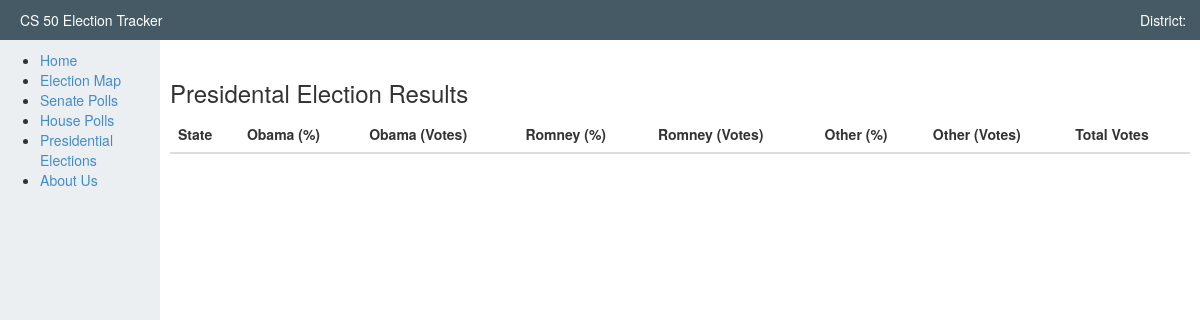
The app's page /polls/president, older data.
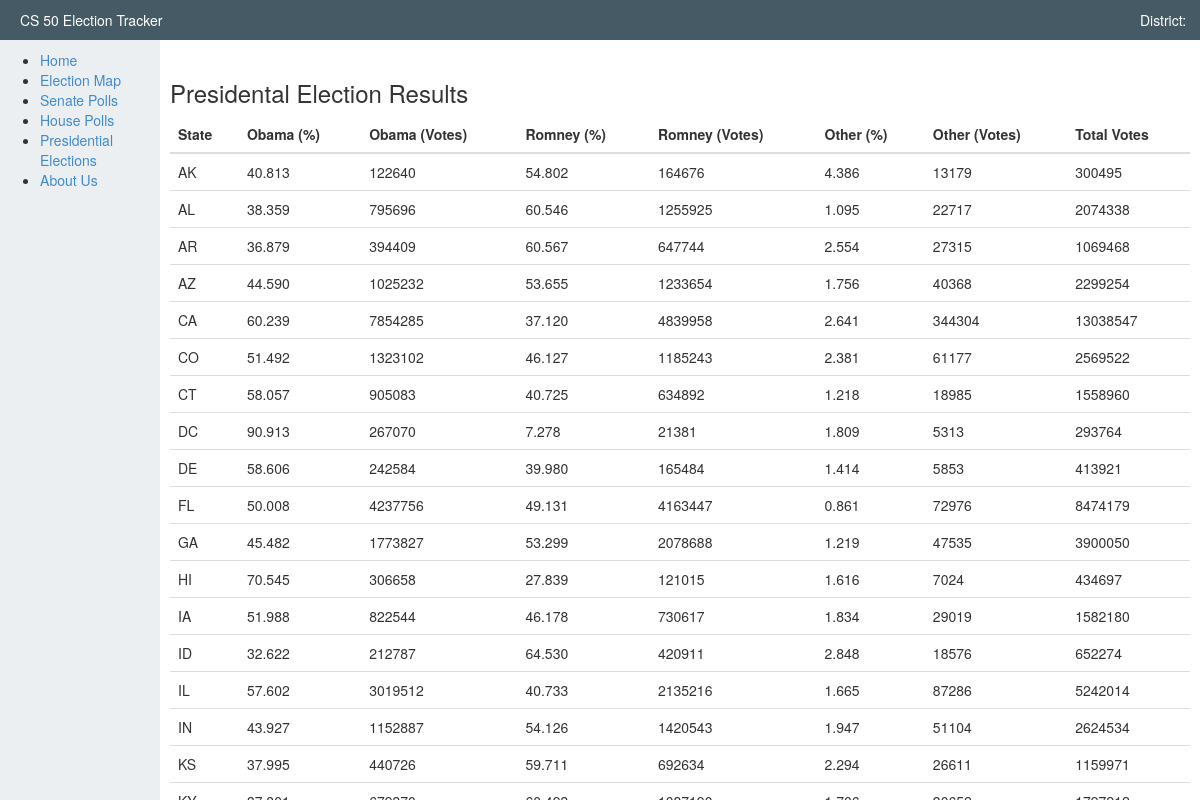
The same page, newer data.
### polls/models.py (models this page shows)
class PresidentElection(models.Model):
    state = models.CharField(max_length=200, blank=True, null=True)
    dem_electoral = models.IntegerField(default=0, blank=True, null=True)
    rep_electoral = models.IntegerField(default=0, blank=True, null=True)
    dem_num = models.IntegerField(default=0, blank=True, null=True)
    rep_num = models.IntegerField(default=0, blank=True, null=True)
    other_num = models.IntegerField(default=0, blank=True, null=True)
    total_num = models.IntegerField(default=0, blank=True, null=True)
    rep_pct = models.DecimalField(decimal_places=3, max_digits= 6, blank=True, null=True)
    dem_pct = models.DecimalField(decimal_places=3, max_digits= 6, blank=True, null=True)
    other_pct = models.DecimalField(decimal_places=3, max_digits= 6, blank=True, null=True)

### polls/views.py (the view)
def president_polls(request):
    from polls.models import PresidentElection
    results = PresidentElection.objects.all().order_by("state")
    return render(request, 'pres_polls.html', {"elect_results" : results})

### templates/pres_polls.html (shortened to what this page needs)
{% extends "home_page.html" %}
{% load staticfiles %}
{% block content %}
    <div>
        <h3>Presidental Election Results</h3>
    </div>
    <div id = "table_space">
        <table id = "poll_table" class= 'table table-hover'>
            <thead>
            <tr>
                <th>State</th>
                <th>Obama (%)</th>
                <th>Obama (Votes)</th>
                <th>Romney (%)</th>
                <th>Romney (Votes)</th>
                <th>Other (%) </th>
                <th>Other (Votes)</th>
                <th>Total Votes</th>
            </tr>
            </thead>
        <tbody>
        {% for election in elect_results %}
        <tr id = "{{election.state}}">
            <td>{{election.state}}</td>
            <td>{{election.dem_pct}}</td>
            <td>{{election.dem_num}}</td>
            <td>{{election.rep_pct}}</td>
            <td>{{election.rep_num}}</td>
            <td>{{election.other_pct}}</td>
            <td>{{election.other_num}}</td>
            <td>{{election.total_num}}</td>
        </tr>
        {% endfor %}
        </tbody>
        </table>
    </div>
{% endblock %}

### templates/home_page.html (shortened to what this page needs)
{% load staticfiles %}
<!DOCTYPE html>
<html lang="en">
  <head>
    <link href="{% static 'css/bootstrap.css' %}" rel="stylesheet">
    <link href="{% static 'css/font-awesome.min.css' %}" rel="stylesheet">
  </head>
  <body>
    <div class="container-fluid">
      <div class="row header">
        <div class="col-md-12">
          <span class = "header-text" id = "page_title"> CS 50 Election Tracker </span>
          <span class="pull-right header-text" >District:&nbsp </span>
        </div>
      </div>
      <div class="main">
        <div id="sidebar">
          <ul>
            <li><a href="/">Home</a></li>
            <li><a href="/maps/">Election Map</a></li>
            <li><a href="/polls/senate">Senate Polls</a></li>
            <li><a href="/polls/house">House Polls</a></li>
            <li><a href="/polls/president">Presidential Elections</a></li>
            <li><a href="/about">About Us</a></li>
          </ul>
        </div>
        <div id="content">
          {% block content %}{% endblock %}
        </div>
      </div>
    </div>
  </body>
</html>

### templates/home_page.html (style rules this page uses)
.header { padding: 10px; z-index: 200; background-color: #455A64; position: fixed; height: 40px; left:0; right:0; }
.header-text { color:white; }
#page_title { margin-left: 10px; }
#sidebar { background-color: #ECEFF1; height: 100%; position:fixed; width: 160px; left:0px; right:0px; top: 40px; }
#sidebar > ul { padding-top: 10px; }
#content { position:fixed; margin:10px; margin-top: 20px; left:160px; right:0px; top: 40px; }

### templates/pres_polls.html (style rules this page uses)
#table_space { overflow-y:scroll; padding-bottom: 80px; }

Row changes from the older to the newer data that the page shows:
added PresidentElection: state "AK", dem_pct "40.813", dem_num "122640", rep_pct "54.802", rep_num "164676", other_pct "4.386", other_num "13179", total_num "300495"
added PresidentElection: state "AL", dem_pct "38.359", dem_num "795696", rep_pct "60.546", rep_num "1255925", other_pct "1.095", other_num "22717", total_num "2074338"
added PresidentElection: state "AR", dem_pct "36.879", dem_num "394409", rep_pct "60.567", rep_num "647744", other_pct "2.554", other_num "27315", total_num "1069468"
added PresidentElection: state "AZ", dem_pct "44.590", dem_num "1025232", rep_pct "53.655", rep_num "1233654", other_pct "1.756", other_num "40368", total_num "2299254"
added PresidentElection: state "CA", dem_pct "60.239", dem_num "7854285", rep_pct "37.120", rep_num "4839958", other_pct "2.641", other_num "344304", total_num "13038547"
added PresidentElection: state "CO", dem_pct "51.492", dem_num "1323102", rep_pct "46.127", rep_num "1185243", other_pct "2.381", other_num "61177", total_num "2569522"
added PresidentElection: state "CT", dem_pct "58.057", dem_num "905083", rep_pct "40.725", rep_num "634892", other_pct "1.218", other_num "18985", total_num "1558960"
added PresidentElection: state "DC", dem_pct "90.913", dem_num "267070", rep_pct "7.278", rep_num "21381", other_pct "1.809", other_num "5313", total_num "293764"
added PresidentElection: state "DE", dem_pct "58.606", dem_num "242584", rep_pct "39.980", rep_num "165484", other_pct "1.414", other_num "5853", total_num "413921"
added PresidentElection: state "FL", dem_pct "50.008", dem_num "4237756", rep_pct "49.131", rep_num "4163447", other_pct "0.861", other_num "72976", total_num "8474179"
added PresidentElection: state "GA", dem_pct "45.482", dem_num "1773827", rep_pct "53.299", rep_num "2078688", other_pct "1.219", other_num "47535", total_num "3900050"
added PresidentElection: state "HI", dem_pct "70.545", dem_num "306658", rep_pct "27.839", rep_num "121015", other_pct "1.616", other_num "7024", total_num "434697"
added PresidentElection: state "IA", dem_pct "51.988", dem_num "822544", rep_pct "46.178", rep_num "730617", other_pct "1.834", other_num "29019", total_num "1582180"
added PresidentElection: state "ID", dem_pct "32.622", dem_num "212787", rep_pct "64.530", rep_num "420911", other_pct "2.848", other_num "18576", total_num "652274"
added PresidentElection: state "IL", dem_pct "57.602", dem_num "3019512", rep_pct "40.733", rep_num "2135216", other_pct "1.665", other_num "87286", total_num "5242014"
added PresidentElection: state "IN", dem_pct "43.927", dem_num "1152887", rep_pct "54.126", rep_num "1420543", other_pct "1.947", other_num "51104", total_num "2624534"
added PresidentElection: state "KS", dem_pct "37.995", dem_num "440726", rep_pct "59.711", rep_num "692634", other_pct "2.294", other_num "26611", total_num "1159971"
